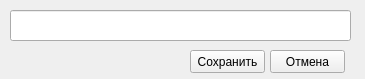
<?xml version="1.0" encoding="UTF-8"?>
<ui version="4.0">
 <class>Form</class>
 <widget class="QWidget" name="Form">
  <property name="geometry">
   <rect>
    <x>0</x>
    <y>0</y>
    <width>365</width>
    <height>79</height>
   </rect>
  </property>
  <property name="windowTitle">
   <string>Form</string>
  </property>
  <widget class="QLineEdit" name="edit_name">
   <property name="geometry">
    <rect>
     <x>10</x>
     <y>10</y>
     <width>341</width>
     <height>31</height>
    </rect>
   </property>
  </widget>
  <widget class="QPushButton" name="btn_exit">
   <property name="geometry">
    <rect>
     <x>270</x>
     <y>50</y>
     <width>75</width>
     <height>23</height>
    </rect>
   </property>
   <property name="text">
    <string>Отмена</string>
   </property>
  </widget>
  <widget class="QPushButton" name="btn_action">
   <property name="geometry">
    <rect>
     <x>190</x>
     <y>50</y>
     <width>75</width>
     <height>23</height>
    </rect>
   </property>
   <property name="text">
    <string>Сохранить</string>
   </property>
  </widget>
 </widget>
 <resources/>
 <connections/>
</ui>
